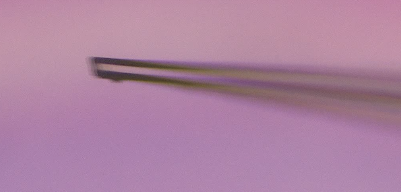
//> input picture Opencv2FindCounters/Opencv2FindCounters/pic/input.png, 401 x 192 px
$ ./main   (built with g++ and OpenCV 4)
//> lines starting //> are read from the running program, lines starting //| are printed output that depends on the picture; after the words box and inside, x2 and y2 are one past the last pixel; in counts of white or black regions, pixels touching at a corner belong together
//> further down, image is the input picture: 192 rows x 401 cols, CV_8UC3; mean B, G, R 160.6, 130.6, 173.3
// D:\\Simon_workspace\\VisuralFeedBack\\Opencv2FindCounters\\Opencv2FindCounters\\pic\\input.png

#include <opencv2/opencv.hpp>

using namespace cv;

void DetectCounter(Mat image)
{
	// 转换为灰度图像
	Mat gray;
	cvtColor(image, gray, CV_BGR2GRAY);
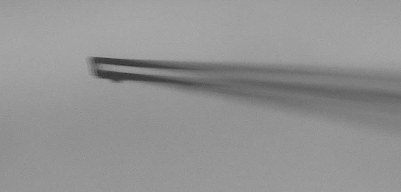
//> gray: 192 rows x 401 cols, CV_8UC1; min 46, max 171, mean 146.8

	// 进行自适应阈值化
	Mat thresh;
	adaptiveThreshold(gray, thresh, 255, ADAPTIVE_THRESH_MEAN_C, THRESH_BINARY_INV, 17, 2);  // last two params: neiborhood of pixels(Odd Number); second could be nagtive
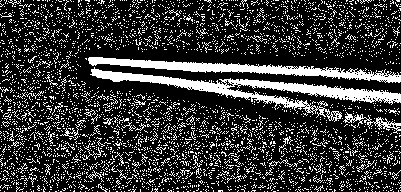
//> thresh: 192 rows x 401 cols, CV_8UC1; 21.7% white; 3700 white regions (3656 under 20 px), largest, box (x1, y1, x2, y2) and area: (90, 67, 401, 122) 3436, (88, 57, 401, 83) 2442, (343, 112, 401, 134) 300

	// 进行闭运算，填补断连部分
	Mat kernel = getStructuringElement(MORPH_ELLIPSE, Size(3, 3));
	morphologyEx(thresh, thresh, MORPH_CLOSE, kernel);
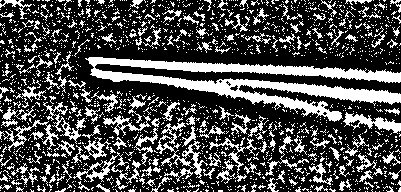
//> thresh: 192 rows x 401 cols, CV_8UC1; 29.6% white; 1612 white regions (1435 under 20 px)
	namedWindow("ThreshImage", WINDOW_NORMAL);
	imshow("ThreshImage", thresh);
	waitKey(0);

	// 查找轮廓
	std::vector<std::vector<Point> > contours;
	findContours(thresh, contours, CV_RETR_EXTERNAL, CV_CHAIN_APPROX_SIMPLE);
//> contours = 1612 contours, 1522 with area under 20; largest, box (x1, y1, x2, y2) and area: (85, 57, 401, 122) 5790, (156, 122, 208, 182) 546, (343, 112, 401, 134) 404, (209, 137, 257, 184) 268, (43, 102, 86, 144) 266

	// 找到最大的轮廓
	int largest_contour_index = 0;
	double largest_area = 0;
	for (size_t i = 0; i < contours.size(); i++)
	{
		double area = contourArea(contours[i], false);
		if (area > largest_area)
		{
			largest_area = area;
			largest_contour_index = i;
		}
	}
//> this loop made 1612 passes
//> (area, largest_area) on passes 117, 150, 159, 239, 269, 365, 487, 603, 902: (25.5, 25.5), (38.5, 38.5), (42.5, 42.5), (47, 47), (129.5, 129.5), (245, 245), (267.5, 267.5), (546, 546), (5790.5, 5790.5)
//> after the loop, largest_area = 5790.5; largest_contour_index = 901

	// 画出最大的轮廓
	Scalar color(0, 0, 255);
	drawContours(image, contours, largest_contour_index, color, CV_FILLED);
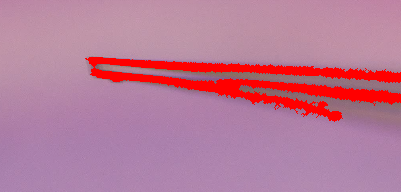
//> image: 192 rows x 401 cols, CV_8UC3; 8.57% of pixels changed, all inside (x1, y1, x2, y2) = (85, 57, 401, 122)

	// 显示处理后的图像
	namedWindow("Image", WINDOW_NORMAL);
	imshow("Image", image);
	waitKey(0);
}


int main()
{
	Mat image = imread("D:\\Simon_workspace\\VisuralFeedBack\\Opencv2FindCounters\\Opencv2FindCounters\\pic\\input.png");
	if (image.empty())
	{
		printf("Failed to read image\n");
		return -1;
	}

	DetectCounter(image);

	return 0;
}
